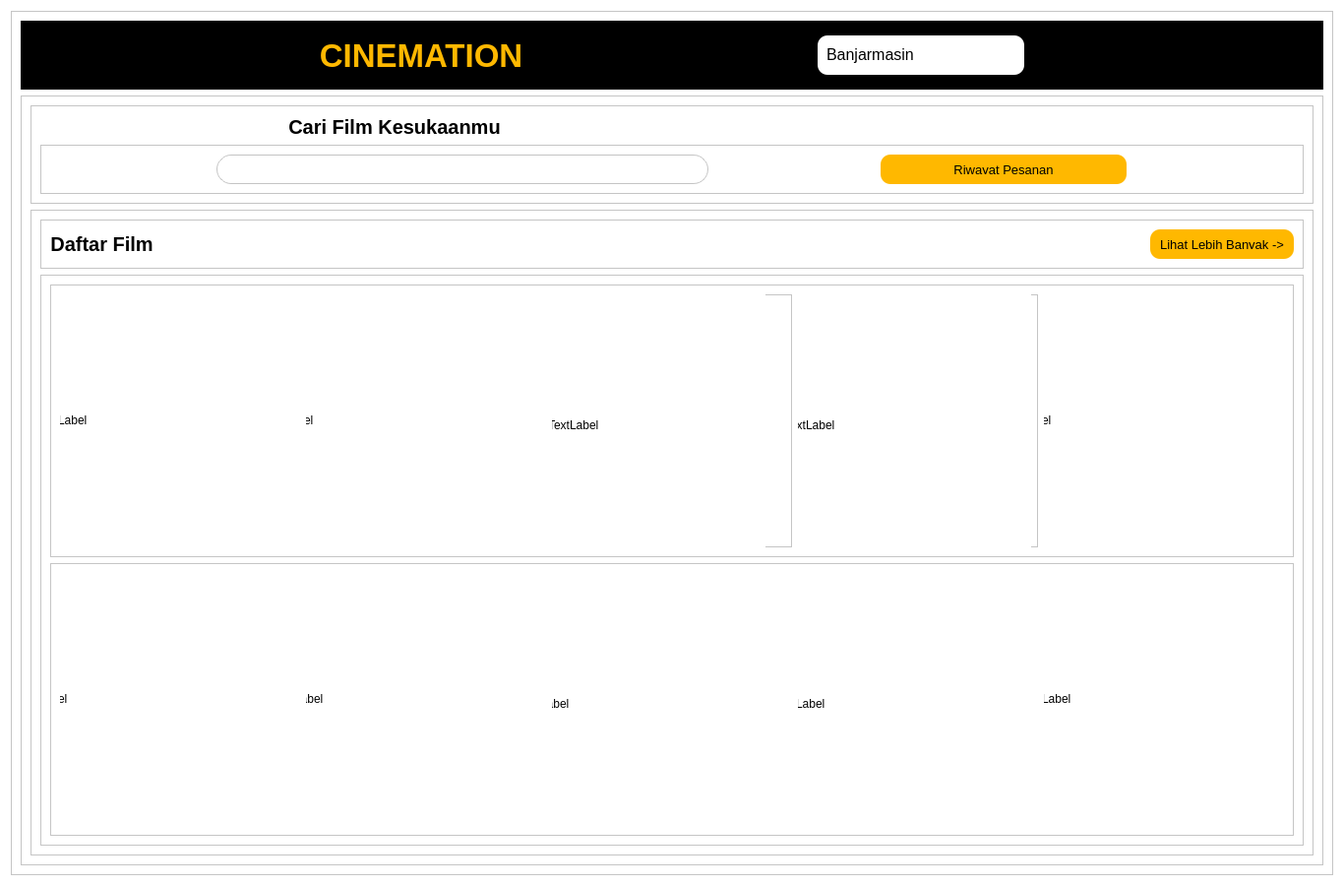
<?xml version="1.0" encoding="UTF-8"?>
<ui version="4.0">
 <class>Form</class>
 <widget class="QWidget" name="Form">
  <property name="geometry">
   <rect>
    <x>0</x>
    <y>0</y>
    <width>1366</width>
    <height>900</height>
   </rect>
  </property>
  <property name="minimumSize">
   <size>
    <width>1366</width>
    <height>768</height>
   </size>
  </property>
  <property name="windowTitle">
   <string>Form</string>
  </property>
  <property name="styleSheet">
   <string notr="true">background-color: rgb(255, 255, 255);</string>
  </property>
  <layout class="QVBoxLayout" name="verticalLayout">
   <item>
    <widget class="QFrame" name="frame">
     <property name="frameShape">
      <enum>QFrame::StyledPanel</enum>
     </property>
     <property name="frameShadow">
      <enum>QFrame::Raised</enum>
     </property>
     <layout class="QVBoxLayout" name="verticalLayout_6">
      <item>
       <widget class="QFrame" name="frame_navbar">
        <property name="maximumSize">
         <size>
          <width>16777215</width>
          <height>70</height>
         </size>
        </property>
        <property name="styleSheet">
         <string notr="true">background-color: rgb(0, 0, 0);
</string>
        </property>
        <property name="frameShape">
         <enum>QFrame::StyledPanel</enum>
        </property>
        <property name="frameShadow">
         <enum>QFrame::Raised</enum>
        </property>
        <layout class="QHBoxLayout" name="horizontalLayout" stretch="0,0,0">
         <item>
          <widget class="QLabel" name="label_2">
           <property name="maximumSize">
            <size>
             <width>250</width>
             <height>16777215</height>
            </size>
           </property>
           <property name="font">
            <font>
             <pointsize>25</pointsize>
             <weight>75</weight>
             <bold>true</bold>
            </font>
           </property>
           <property name="styleSheet">
            <string notr="true">color: #FFB800;</string>
           </property>
           <property name="text">
            <string>CINEMATION</string>
           </property>
           <property name="alignment">
            <set>Qt::AlignCenter</set>
           </property>
          </widget>
         </item>
         <item>
          <widget class="QFrame" name="frame_20">
           <property name="maximumSize">
            <size>
             <width>210</width>
             <height>40</height>
            </size>
           </property>
           <property name="styleSheet">
            <string notr="true">background-color: rgb(255, 255, 255);
border-radius:10px;
</string>
           </property>
           <property name="frameShape">
            <enum>QFrame::StyledPanel</enum>
           </property>
           <property name="frameShadow">
            <enum>QFrame::Raised</enum>
           </property>
           <layout class="QHBoxLayout" name="horizontalLayout_2">
            <item>
             <widget class="QComboBox" name="comboBox">
              <property name="font">
               <font>
                <pointsize>12</pointsize>
               </font>
              </property>
              <property name="styleSheet">
               <string notr="true">QComboBox {
    border: none;
    padding-right: 15px; 

}

QComboBox::drop-down {
    border: none; 
    background: transparent;
    border-left: none; 
}

QComboBox::down-arrow {
    
	image: url(:/icons/icons/arrow-down.png);
    width: 15px; 
    height: 15px;
}</string>
              </property>
              <property name="iconSize">
               <size>
                <width>25</width>
                <height>25</height>
               </size>
              </property>
              <item>
               <property name="text">
                <string>Banjarmasin</string>
               </property>
               <property name="icon">
                <iconset>
                 <normaloff>icons/location-pin.png</normaloff>icons/location-pin.png</iconset>
               </property>
              </item>
             </widget>
            </item>
           </layout>
          </widget>
         </item>
         <item>
          <spacer name="horizontalSpacer_2">
           <property name="orientation">
            <enum>Qt::Horizontal</enum>
           </property>
           <property name="sizeType">
            <enum>QSizePolicy::Minimum</enum>
           </property>
           <property name="sizeHint" stdset="0">
            <size>
             <width>20</width>
             <height>20</height>
            </size>
           </property>
          </spacer>
         </item>
        </layout>
       </widget>
      </item>
      <item>
       <widget class="QFrame" name="frame_2">
        <property name="styleSheet">
         <string notr="true">background-color: rgb(255, 255, 255);
padding:0px;
margin:0px;</string>
        </property>
        <property name="frameShape">
         <enum>QFrame::StyledPanel</enum>
        </property>
        <property name="frameShadow">
         <enum>QFrame::Raised</enum>
        </property>
        <layout class="QVBoxLayout" name="verticalLayout_2">
         <item>
          <widget class="QFrame" name="frame_3">
           <property name="maximumSize">
            <size>
             <width>16777215</width>
             <height>100</height>
            </size>
           </property>
           <property name="styleSheet">
            <string notr="true"/>
           </property>
           <property name="frameShape">
            <enum>QFrame::StyledPanel</enum>
           </property>
           <property name="frameShadow">
            <enum>QFrame::Raised</enum>
           </property>
           <layout class="QVBoxLayout" name="verticalLayout_3">
            <item>
             <widget class="QLabel" name="label_5">
              <property name="maximumSize">
               <size>
                <width>720</width>
                <height>16777215</height>
               </size>
              </property>
              <property name="font">
               <font>
                <pointsize>15</pointsize>
                <weight>75</weight>
                <bold>true</bold>
               </font>
              </property>
              <property name="text">
               <string>Cari Film Kesukaanmu</string>
              </property>
              <property name="alignment">
               <set>Qt::AlignCenter</set>
              </property>
             </widget>
            </item>
            <item>
             <widget class="QFrame" name="frame_6">
              <property name="frameShape">
               <enum>QFrame::StyledPanel</enum>
              </property>
              <property name="frameShadow">
               <enum>QFrame::Raised</enum>
              </property>
              <layout class="QHBoxLayout" name="horizontalLayout_3">
               <item>
                <widget class="QLineEdit" name="searchInput">
                 <property name="maximumSize">
                  <size>
                   <width>500</width>
                   <height>50</height>
                  </size>
                 </property>
                 <property name="font">
                  <font>
                   <pointsize>15</pointsize>
                  </font>
                 </property>
                 <property name="layoutDirection">
                  <enum>Qt::LeftToRight</enum>
                 </property>
                 <property name="styleSheet">
                  <string notr="true">QLineEdit#searchInput {

    border-radius: 15px;
    border: 1px solid #c4c4c4;
    background-color: white; 
    padding-right:10px;
    padding-left: 15px; 


	image: url(:/icons/icons/search20p.png);
	image-position:left center;

}</string>
                 </property>
                 <property name="text">
                  <string/>
                 </property>
                 <property name="frame">
                  <bool>true</bool>
                 </property>
                 <property name="placeholderText">
                  <string/>
                 </property>
                </widget>
               </item>
               <item>
                <widget class="QPushButton" name="pushButton_3">
                 <property name="maximumSize">
                  <size>
                   <width>250</width>
                   <height>16777215</height>
                  </size>
                 </property>
                 <property name="font">
                  <font>
                   <pointsize>10</pointsize>
                  </font>
                 </property>
                 <property name="styleSheet">
                  <string notr="true">

QPushButton{
background-color: #FFB800;
padding:10px;
border-radius:10px;
}

QPushButton:hover{
background-color:rgb(166, 166, 166);
}

QPushButton:pressed{
background-color: #2980b9;
}</string>
                 </property>
                 <property name="text">
                  <string>Riwayat Pesanan</string>
                 </property>
                </widget>
               </item>
              </layout>
             </widget>
            </item>
           </layout>
          </widget>
         </item>
         <item>
          <widget class="QFrame" name="frame_4">
           <property name="styleSheet">
            <string notr="true"/>
           </property>
           <property name="frameShape">
            <enum>QFrame::StyledPanel</enum>
           </property>
           <property name="frameShadow">
            <enum>QFrame::Raised</enum>
           </property>
           <layout class="QVBoxLayout" name="verticalLayout_4">
            <item>
             <widget class="QFrame" name="frame_10">
              <property name="maximumSize">
               <size>
                <width>16777215</width>
                <height>50</height>
               </size>
              </property>
              <property name="frameShape">
               <enum>QFrame::StyledPanel</enum>
              </property>
              <property name="frameShadow">
               <enum>QFrame::Raised</enum>
              </property>
              <layout class="QHBoxLayout" name="horizontalLayout_5">
               <item>
                <widget class="QLabel" name="label">
                 <property name="font">
                  <font>
                   <pointsize>15</pointsize>
                   <weight>75</weight>
                   <bold>true</bold>
                  </font>
                 </property>
                 <property name="text">
                  <string>Daftar Film</string>
                 </property>
                 <property name="alignment">
                  <set>Qt::AlignCenter</set>
                 </property>
                </widget>
               </item>
               <item>
                <spacer name="horizontalSpacer">
                 <property name="orientation">
                  <enum>Qt::Horizontal</enum>
                 </property>
                 <property name="sizeHint" stdset="0">
                  <size>
                   <width>40</width>
                   <height>20</height>
                  </size>
                 </property>
                </spacer>
               </item>
               <item>
                <widget class="QPushButton" name="pushButton_4">
                 <property name="maximumSize">
                  <size>
                   <width>250</width>
                   <height>16777215</height>
                  </size>
                 </property>
                 <property name="font">
                  <font>
                   <pointsize>10</pointsize>
                  </font>
                 </property>
                 <property name="styleSheet">
                  <string notr="true">

QPushButton{
background-color: #FFB800;
padding:10px;
border-radius:10px;
}

QPushButton:hover{
background-color:rgb(166, 166, 166);
}

QPushButton:pressed{
background-color: #2980b9;
}</string>
                 </property>
                 <property name="text">
                  <string>Lihat Lebih Banyak -&gt;</string>
                 </property>
                </widget>
               </item>
              </layout>
             </widget>
            </item>
            <item>
             <widget class="QFrame" name="frame_9">
              <property name="frameShape">
               <enum>QFrame::StyledPanel</enum>
              </property>
              <property name="frameShadow">
               <enum>QFrame::Raised</enum>
              </property>
              <layout class="QVBoxLayout" name="verticalLayout_5">
               <item>
                <widget class="QFrame" name="frame_5">
                 <property name="frameShape">
                  <enum>QFrame::StyledPanel</enum>
                 </property>
                 <property name="frameShadow">
                  <enum>QFrame::Raised</enum>
                 </property>
                 <layout class="QHBoxLayout" name="horizontalLayout_4">
                  <item>
                   <widget class="QFrame" name="frame_8">
                    <property name="styleSheet">
                     <string notr="true">
image: url(:/images/images/avengers-endgame.jpg);</string>
                    </property>
                    <property name="frameShape">
                     <enum>QFrame::StyledPanel</enum>
                    </property>
                    <property name="frameShadow">
                     <enum>QFrame::Raised</enum>
                    </property>
                    <widget class="QLabel" name="label_poster1">
                     <property name="geometry">
                      <rect>
                       <x>-24</x>
                       <y>-8</y>
                       <width>271</width>
                       <height>271</height>
                      </rect>
                     </property>
                     <property name="text">
                      <string>TextLabel</string>
                     </property>
                    </widget>
                   </widget>
                  </item>
                  <item>
                   <widget class="QFrame" name="frame_11">
                    <property name="styleSheet">
                     <string notr="true">
image: url(:/images/images/avengers-endgame.jpg);</string>
                    </property>
                    <property name="frameShape">
                     <enum>QFrame::StyledPanel</enum>
                    </property>
                    <property name="frameShadow">
                     <enum>QFrame::Raised</enum>
                    </property>
                    <widget class="QLabel" name="label_poster2">
                     <property name="geometry">
                      <rect>
                       <x>-44</x>
                       <y>-8</y>
                       <width>301</width>
                       <height>271</height>
                      </rect>
                     </property>
                     <property name="text">
                      <string>TextLabel</string>
                     </property>
                    </widget>
                   </widget>
                  </item>
                  <item>
                   <widget class="QFrame" name="frame_12">
                    <property name="styleSheet">
                     <string notr="true">
image: url(:/images/images/avengers-endgame.jpg);</string>
                    </property>
                    <property name="frameShape">
                     <enum>QFrame::StyledPanel</enum>
                    </property>
                    <property name="frameShadow">
                     <enum>QFrame::Raised</enum>
                    </property>
                    <widget class="QLabel" name="label_poster3">
                     <property name="geometry">
                      <rect>
                       <x>-4</x>
                       <y>-8</y>
                       <width>221</width>
                       <height>281</height>
                      </rect>
                     </property>
                     <property name="text">
                      <string>TextLabel</string>
                     </property>
                    </widget>
                   </widget>
                  </item>
                  <item>
                   <widget class="QFrame" name="frame_14">
                    <property name="styleSheet">
                     <string notr="true">
image: url(:/images/images/avengers-endgame.jpg);</string>
                    </property>
                    <property name="frameShape">
                     <enum>QFrame::StyledPanel</enum>
                    </property>
                    <property name="frameShadow">
                     <enum>QFrame::Raised</enum>
                    </property>
                    <widget class="QLabel" name="label_poster4">
                     <property name="geometry">
                      <rect>
                       <x>-14</x>
                       <y>-8</y>
                       <width>251</width>
                       <height>281</height>
                      </rect>
                     </property>
                     <property name="text">
                      <string>TextLabel</string>
                     </property>
                    </widget>
                   </widget>
                  </item>
                  <item>
                   <widget class="QFrame" name="frame_13">
                    <property name="styleSheet">
                     <string notr="true">
image: url(:/images/images/avengers-endgame.jpg);</string>
                    </property>
                    <property name="frameShape">
                     <enum>QFrame::StyledPanel</enum>
                    </property>
                    <property name="frameShadow">
                     <enum>QFrame::Raised</enum>
                    </property>
                    <widget class="QLabel" name="label_poster5">
                     <property name="geometry">
                      <rect>
                       <x>-44</x>
                       <y>-8</y>
                       <width>321</width>
                       <height>271</height>
                      </rect>
                     </property>
                     <property name="text">
                      <string>TextLabel</string>
                     </property>
                    </widget>
                   </widget>
                  </item>
                 </layout>
                </widget>
               </item>
               <item>
                <widget class="QFrame" name="frame_7">
                 <property name="frameShape">
                  <enum>QFrame::StyledPanel</enum>
                 </property>
                 <property name="frameShadow">
                  <enum>QFrame::Raised</enum>
                 </property>
                 <layout class="QHBoxLayout" name="horizontalLayout_6">
                  <item>
                   <widget class="QFrame" name="frame_15">
                    <property name="styleSheet">
                     <string notr="true">
image: url(:/images/images/avengers-endgame.jpg);</string>
                    </property>
                    <property name="frameShape">
                     <enum>QFrame::StyledPanel</enum>
                    </property>
                    <property name="frameShadow">
                     <enum>QFrame::Raised</enum>
                    </property>
                    <widget class="QLabel" name="label_poster6">
                     <property name="geometry">
                      <rect>
                       <x>-44</x>
                       <y>-8</y>
                       <width>311</width>
                       <height>271</height>
                      </rect>
                     </property>
                     <property name="text">
                      <string>TextLabel</string>
                     </property>
                    </widget>
                   </widget>
                  </item>
                  <item>
                   <widget class="QFrame" name="frame_16">
                    <property name="styleSheet">
                     <string notr="true">
image: url(:/images/images/avengers-endgame.jpg);</string>
                    </property>
                    <property name="frameShape">
                     <enum>QFrame::StyledPanel</enum>
                    </property>
                    <property name="frameShadow">
                     <enum>QFrame::Raised</enum>
                    </property>
                    <widget class="QLabel" name="label_poster7">
                     <property name="geometry">
                      <rect>
                       <x>-34</x>
                       <y>-8</y>
                       <width>281</width>
                       <height>271</height>
                      </rect>
                     </property>
                     <property name="text">
                      <string>TextLabel</string>
                     </property>
                    </widget>
                   </widget>
                  </item>
                  <item>
                   <widget class="QFrame" name="frame_19">
                    <property name="styleSheet">
                     <string notr="true">
image: url(:/images/images/avengers-endgame.jpg);</string>
                    </property>
                    <property name="frameShape">
                     <enum>QFrame::StyledPanel</enum>
                    </property>
                    <property name="frameShadow">
                     <enum>QFrame::Raised</enum>
                    </property>
                    <widget class="QLabel" name="label_poster8">
                     <property name="geometry">
                      <rect>
                       <x>-34</x>
                       <y>-8</y>
                       <width>281</width>
                       <height>281</height>
                      </rect>
                     </property>
                     <property name="text">
                      <string>TextLabel</string>
                     </property>
                    </widget>
                   </widget>
                  </item>
                  <item>
                   <widget class="QFrame" name="frame_17">
                    <property name="styleSheet">
                     <string notr="true">
image: url(:/images/images/avengers-endgame.jpg);</string>
                    </property>
                    <property name="frameShape">
                     <enum>QFrame::StyledPanel</enum>
                    </property>
                    <property name="frameShadow">
                     <enum>QFrame::Raised</enum>
                    </property>
                    <widget class="QLabel" name="label_poster9">
                     <property name="geometry">
                      <rect>
                       <x>-24</x>
                       <y>-8</y>
                       <width>271</width>
                       <height>281</height>
                      </rect>
                     </property>
                     <property name="text">
                      <string>TextLabel</string>
                     </property>
                    </widget>
                   </widget>
                  </item>
                  <item>
                   <widget class="QFrame" name="frame_18">
                    <property name="styleSheet">
                     <string notr="true">
image: url(:/images/images/avengers-endgame.jpg);</string>
                    </property>
                    <property name="frameShape">
                     <enum>QFrame::StyledPanel</enum>
                    </property>
                    <property name="frameShadow">
                     <enum>QFrame::Raised</enum>
                    </property>
                    <widget class="QLabel" name="label_poster10">
                     <property name="geometry">
                      <rect>
                       <x>-24</x>
                       <y>-8</y>
                       <width>281</width>
                       <height>271</height>
                      </rect>
                     </property>
                     <property name="text">
                      <string>TextLabel</string>
                     </property>
                    </widget>
                   </widget>
                  </item>
                 </layout>
                </widget>
               </item>
              </layout>
             </widget>
            </item>
           </layout>
          </widget>
         </item>
        </layout>
       </widget>
      </item>
     </layout>
    </widget>
   </item>
  </layout>
 </widget>
 <resources>
  <include location="resource.qrc"/>
 </resources>
 <connections/>
</ui>
